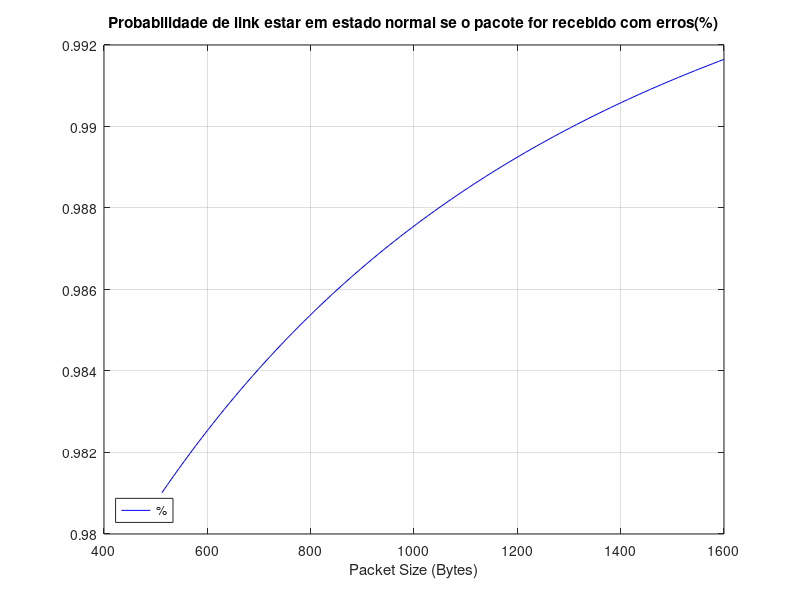
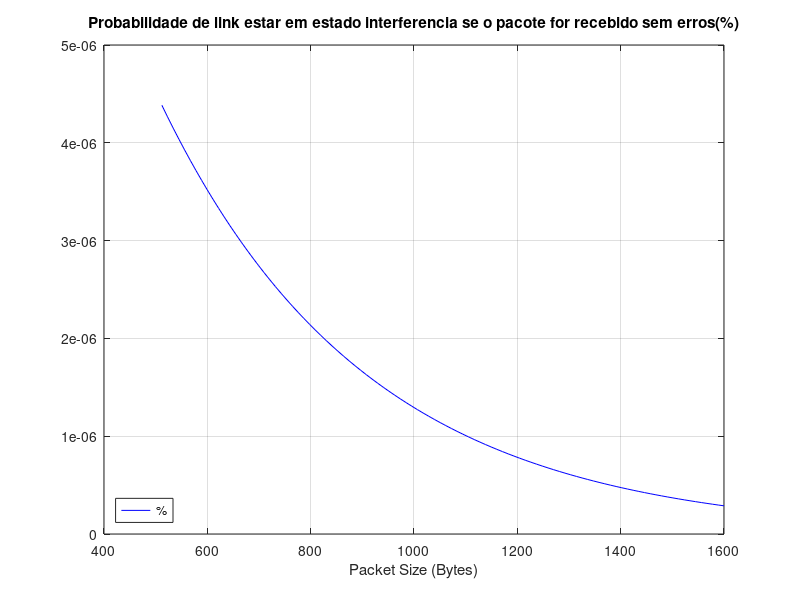

MATLAB code to generate these figures, in order:
%Task4

%4a
%π0 = 1/(1 + ∑(λ0/υ0))
%πn = π0/(1 + ∑(λ0/υ0))
% Interference >=10^-3 
% Normal < 10^-3

transitions = [8/600,5/200,2/50,1/5];

% calculo da probabilidade limite de processos de nascimento e morte

 tmp = transitions(1);
for i = 2:4
    sum = transitions(i);
    for j = 1:(i-1)
        sum = sum * transitions(j);
    end
    tmp = tmp + sum;
end

res_1 = 1/(1+ tmp);
res_2 = res_1*transitions(1);
res_3 = res_2*transitions(2);
res_4 = res_3*transitions(3);
res_5 = res_4*transitions(4);

X = [res_1 res_2 res_3 res_4 res_5];

prob_normal = X(1) + X(2) + X(3);
prob_interf = X(4) + X(5);

disp(' ');
disp("Ex4.a.");
disp("Probability of the link being in normal state = " + prob_normal);
disp("Probability of the link being in interference state = " + prob_interf);

%4b
disp(' ');
disp("Ex4.b.");
average_normal = ((X(1) * 10^-6) + (X(2) * 10^-5) + (X(3) * 10^-4))/prob_normal; 
average_interf = ((X(4)*10^-3) + (X(5)*10^-2))/prob_interf;
disp("Average ber of the link in normal state = " + average_normal);
disp("Average ber of the link in interference state = " + average_interf);

%4c
% Ver slides 1-7

disp(' ');
disp("Ex4.c.");
disp("Check figure 1.");
% Packet size from 64 bytes to 200 bytes
n = linspace(64, 200) * 8;

%With Errors
prob_errors_in_normal = (1 - ((1 - average_normal).^(n)));
prob_errors_in_interf = (1 - ((1 - average_interf).^(n)));

% P(Errors) = P(Errors|N)P(N) + P(Errors|I)P(I)
prob_errors = (prob_errors_in_normal .* prob_normal) + ... 
              (prob_errors_in_interf .* prob_interf);

% P(CondN|Errors) = P(Errors|N)P(N)/P(Errors)
prob_normal_with_errors = (prob_errors_in_normal .* prob_normal)./prob_errors; 

figure(1);
plot(n, prob_normal_with_errors, 'b-');
grid on;
title("Probabilidade de link estar em estado normal se o pacote for recebido com erros(%)");
xlabel('Packet Size (Bytes)');
legend('%', 'location', 'southwest');

%4d
disp(' ');
disp("Ex4.d.");
disp("Check figure 2.");
% Packet size from 64 bytes to 200 bytes
n = linspace(64, 200) * 8;

% Without Errors
i = 0;
prob_no_errors_in_interference = ((1 - average_interf).^(n - i));

% P(NO_E) = 1 - P(E) ?
prob_no_errors = 1 - prob_errors;

% P(CondI|No_Errors) = P(No_Errors|I)P(I)/P(No_Errors)
prob_interf_no_errors = (prob_no_errors_in_interference .* prob_interf)./prob_no_errors;

figure(2);
plot(n, prob_interf_no_errors, 'b-');
grid on;
title("Probabilidade de link estar em estado interferencia se o pacote for recebido sem erros(%)");
xlabel('Packet Size (Bytes)');
legend('%', 'location', 'southwest');

save("task4variables.mat");
